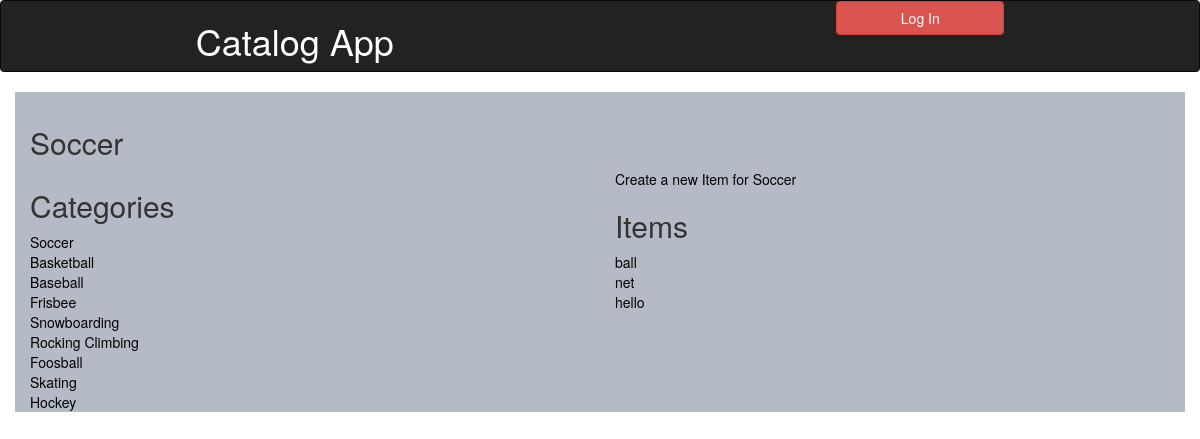
/catalog/Soccer/items, run on the app's committed database.
### database_setup.py (models this page shows, shortened)
class Category(Base):
    __tablename__ = 'category'
    name = Column(String(80), nullable = False)
    id = Column(Integer, primary_key = True)

class Item(Base):
    __tablename__ = 'item'
    name = Column(String(80), nullable = False)
    id = Column(Integer, primary_key = True)
    user_id = Column(Integer, ForeignKey('user.id'))
    user = relationship(User)
    description = Column(String(250))
    catType = Column(String(80))
    category_id = Column(Integer, ForeignKey('category.id'))
    category = relationship(Category)

### catalog.py (the view)
@app.route('/catalog/<category_name>')
@app.route('/catalog/<category_name>/items')
def showCategory(category_name):
	listCatalog = session.query(Category).all()
	category = categoryToId(category_name)
	item = session.query(Item).filter_by(category_id = category.id)
	if 'username' not in login_session:
		return render_template('publicViewCategory.html', catalog= listCatalog, category = category, item = item)
	else:
		return render_template('viewCategory.html', catalog = listCatalog, category = category, item = item)

### catalog.py (called while the page is built)
def categoryToId(category_name):
	iso = session.query(Category).filter_by(name  = category_name.title())
	catId = ""
	for x in iso:
		catId = x.id
	category = session.query(Category).filter_by(id = catId).one()
	return category

### templates/publicViewCategory.html (shortened to what this page needs)
{% extends "head.html" %}
{% block content %}
{% include "publicHeader.html" %}
	<div class="container">
		<h2>{{category.name}}</h2>
		<div class="row">
			<div class="col-md-6">
				<h2>Categories</h2>
				{% for x in catalog %}
					<a href="{{ url_for('showCategory', category_name = x.name)}}">{{x.name}}</a>
					<br>
				{% endfor %}
			</div>
			<div class="col-md-6">
				<a href="{{url_for('createItem', category_name = category.name)}}">Create a new Item for {{category.name}}</a>
				<h2>Items</h2>
				{% for x in item %}
					<a href="{{ url_for('showItem', category_name = category.name, item_name = x.name)}}">{{x.name}}</a><br>
				{% endfor %}
			</div>
		</div>
	</div>
	{% endblock %}

### static/styles.css (style rules this page uses)
a { color: black; }
.container { background-color: #b4bbc6; padding-top: 1em; }

### data on the page
Category: name "Soccer"
Category: name "Basketball"
Category: name "Baseball"
Category: name "Frisbee"
Category: name "Snowboarding"
Category: name "Rocking Climbing"
Category: name "Foosball"
Category: name "Skating"
Category: name "Hockey"
Item: name "ball"
Item: name "net"
Item: name "hello"
